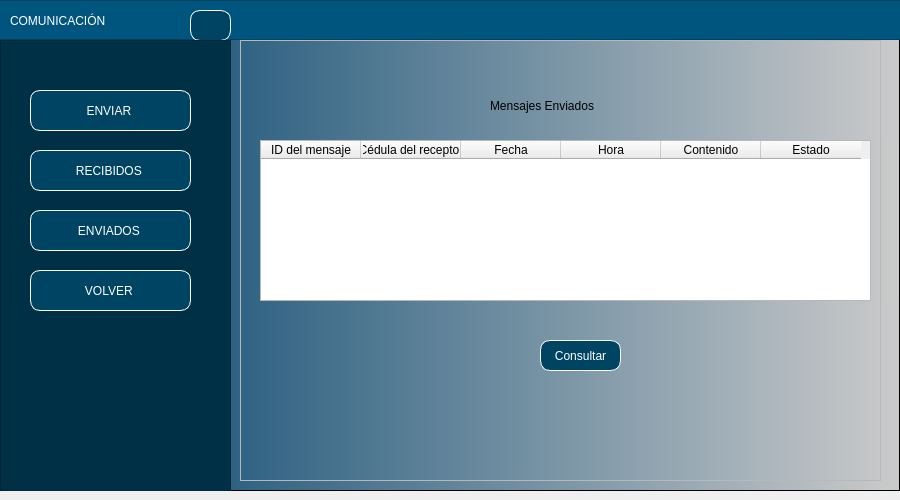
<?xml version="1.0" encoding="UTF-8"?>
<ui version="4.0">
 <class>MainWindow</class>
 <widget class="QMainWindow" name="MainWindow">
  <property name="geometry">
   <rect>
    <x>0</x>
    <y>0</y>
    <width>900</width>
    <height>500</height>
   </rect>
  </property>
  <property name="minimumSize">
   <size>
    <width>900</width>
    <height>500</height>
   </size>
  </property>
  <property name="maximumSize">
   <size>
    <width>900</width>
    <height>16777215</height>
   </size>
  </property>
  <property name="windowTitle">
   <string>MainWindow</string>
  </property>
  <widget class="QWidget" name="centralwidget">
   <layout class="QHBoxLayout" name="horizontalLayout" stretch="0">
    <property name="leftMargin">
     <number>0</number>
    </property>
    <property name="topMargin">
     <number>0</number>
    </property>
    <property name="rightMargin">
     <number>0</number>
    </property>
    <item>
     <widget class="QFrame" name="framefondo">
      <property name="styleSheet">
       <string notr="true">QWidget#framefondo{
background-color: qlineargradient(spread:pad, x1:0, y1:0, x2:1, y2:0, stop:0.039548 rgba(0, 67, 109, 255), stop:1 rgba(203, 203, 203, 255));}</string>
      </property>
      <property name="frameShape">
       <enum>QFrame::StyledPanel</enum>
      </property>
      <property name="frameShadow">
       <enum>QFrame::Raised</enum>
      </property>
      <widget class="QFrame" name="frame_superior">
       <property name="geometry">
        <rect>
         <x>-10</x>
         <y>0</y>
         <width>911</width>
         <height>40</height>
        </rect>
       </property>
       <property name="maximumSize">
        <size>
         <width>16777215</width>
         <height>40</height>
        </size>
       </property>
       <property name="styleSheet">
        <string notr="true">background-color: rgb(0, 85, 127);</string>
       </property>
       <property name="frameShape">
        <enum>QFrame::StyledPanel</enum>
       </property>
       <property name="frameShadow">
        <enum>QFrame::Raised</enum>
       </property>
       <widget class="QLabel" name="label">
        <property name="geometry">
         <rect>
          <x>20</x>
          <y>10</y>
          <width>181</width>
          <height>21</height>
         </rect>
        </property>
        <property name="styleSheet">
         <string notr="true">font: 16pt &quot;Arial&quot;;
color: white;</string>
        </property>
        <property name="text">
         <string>COMUNICACIÓN</string>
        </property>
       </widget>
       <widget class="QPushButton" name="btnMenu">
        <property name="geometry">
         <rect>
          <x>200</x>
          <y>10</y>
          <width>41</width>
          <height>31</height>
         </rect>
        </property>
        <property name="styleSheet">
         <string notr="true">QPushButton{
font: 87 9pt &quot;Arial&quot;;
background-color: rgb(0, 68, 100);
color:white;
border:1px solid white;
border-radius: 10px;
}


QPushButton:hover {
background-color:qlineargradient(spread:pad, x1:0, y1:0, x2:1, y2:0, stop:0.039548 rgba(0, 67, 109, 255), stop:1 rgba(203, 203, 203, 255))
}</string>
        </property>
        <property name="text">
         <string/>
        </property>
        <property name="icon">
         <iconset>
          <normaloff>../../PROYECTO 1/Interfaz Grafica/Imagenes/menu.png</normaloff>../../PROYECTO 1/Interfaz Grafica/Imagenes/menu.png</iconset>
        </property>
       </widget>
      </widget>
      <widget class="QFrame" name="frameBotones">
       <property name="geometry">
        <rect>
         <x>0</x>
         <y>40</y>
         <width>231</width>
         <height>451</height>
        </rect>
       </property>
       <property name="styleSheet">
        <string notr="true">QFrame{
background-color: rgb(0, 48, 70)
}


QPushButton{
font: 87 9pt &quot;Arial&quot;;
background-color: rgb(0, 68, 100);
color:white;
border:1px solid white;
border-radius: 10px;
}


QPushButton:hover {
background-color:qlineargradient(spread:pad, x1:0, y1:0, x2:1, y2:0, stop:0.039548 rgba(0, 67, 109, 255), stop:1 rgba(203, 203, 203, 255))
}</string>
       </property>
       <property name="frameShape">
        <enum>QFrame::StyledPanel</enum>
       </property>
       <property name="frameShadow">
        <enum>QFrame::Raised</enum>
       </property>
       <widget class="QPushButton" name="btnRecibidos">
        <property name="geometry">
         <rect>
          <x>30</x>
          <y>110</y>
          <width>161</width>
          <height>41</height>
         </rect>
        </property>
        <property name="layoutDirection">
         <enum>Qt::RightToLeft</enum>
        </property>
        <property name="styleSheet">
         <string notr="true"/>
        </property>
        <property name="text">
         <string>RECIBIDOS </string>
        </property>
        <property name="icon">
         <iconset>
          <normaloff>../../PROYECTO 1/Interfaz Grafica/Imagenes/recibidos.png</normaloff>../../PROYECTO 1/Interfaz Grafica/Imagenes/recibidos.png</iconset>
        </property>
       </widget>
       <widget class="QPushButton" name="btnEnviados">
        <property name="geometry">
         <rect>
          <x>30</x>
          <y>170</y>
          <width>161</width>
          <height>41</height>
         </rect>
        </property>
        <property name="layoutDirection">
         <enum>Qt::RightToLeft</enum>
        </property>
        <property name="styleSheet">
         <string notr="true"/>
        </property>
        <property name="text">
         <string>ENVIADOS </string>
        </property>
        <property name="icon">
         <iconset>
          <normaloff>../../PROYECTO 1/Interfaz Grafica/Imagenes/enviados.png</normaloff>../../PROYECTO 1/Interfaz Grafica/Imagenes/enviados.png</iconset>
        </property>
       </widget>
       <widget class="QPushButton" name="btnVolver">
        <property name="geometry">
         <rect>
          <x>30</x>
          <y>230</y>
          <width>161</width>
          <height>41</height>
         </rect>
        </property>
        <property name="layoutDirection">
         <enum>Qt::RightToLeft</enum>
        </property>
        <property name="styleSheet">
         <string notr="true"/>
        </property>
        <property name="text">
         <string>VOLVER </string>
        </property>
        <property name="icon">
         <iconset>
          <normaloff>../../PROYECTO 1/Interfaz Grafica/Imagenes/volver.png</normaloff>../../PROYECTO 1/Interfaz Grafica/Imagenes/volver.png</iconset>
        </property>
       </widget>
       <widget class="QPushButton" name="btnEnviar_2">
        <property name="geometry">
         <rect>
          <x>30</x>
          <y>50</y>
          <width>161</width>
          <height>41</height>
         </rect>
        </property>
        <property name="layoutDirection">
         <enum>Qt::RightToLeft</enum>
        </property>
        <property name="text">
         <string>ENVIAR </string>
        </property>
        <property name="icon">
         <iconset>
          <normaloff>../../PROYECTO 1/Interfaz Grafica/Imagenes/enviar.png</normaloff>../../PROYECTO 1/Interfaz Grafica/Imagenes/enviar.png</iconset>
        </property>
       </widget>
      </widget>
      <widget class="QFrame" name="framePaginas">
       <property name="geometry">
        <rect>
         <x>240</x>
         <y>40</y>
         <width>641</width>
         <height>441</height>
        </rect>
       </property>
       <property name="frameShape">
        <enum>QFrame::StyledPanel</enum>
       </property>
       <property name="frameShadow">
        <enum>QFrame::Raised</enum>
       </property>
       <widget class="QStackedWidget" name="stackedWidget">
        <property name="geometry">
         <rect>
          <x>0</x>
          <y>0</y>
          <width>681</width>
          <height>451</height>
         </rect>
        </property>
        <property name="currentIndex">
         <number>0</number>
        </property>
        <widget class="QWidget" name="pageEnviados">
         <widget class="QLabel" name="label_8">
          <property name="geometry">
           <rect>
            <x>250</x>
            <y>50</y>
            <width>231</width>
            <height>31</height>
           </rect>
          </property>
          <property name="styleSheet">
           <string notr="true">font: 11pt &quot;Arial&quot;;</string>
          </property>
          <property name="text">
           <string>Mensajes Enviados</string>
          </property>
         </widget>
         <widget class="QTableWidget" name="tableEnviados">
          <property name="geometry">
           <rect>
            <x>20</x>
            <y>100</y>
            <width>611</width>
            <height>161</height>
           </rect>
          </property>
          <column>
           <property name="text">
            <string>ID del mensaje</string>
           </property>
          </column>
          <column>
           <property name="text">
            <string>Cédula del receptor</string>
           </property>
          </column>
          <column>
           <property name="text">
            <string>Fecha</string>
           </property>
          </column>
          <column>
           <property name="text">
            <string>Hora</string>
           </property>
          </column>
          <column>
           <property name="text">
            <string>Contenido</string>
           </property>
          </column>
          <column>
           <property name="text">
            <string>Estado</string>
           </property>
          </column>
         </widget>
         <widget class="QPushButton" name="btnConsultarEnviados">
          <property name="geometry">
           <rect>
            <x>300</x>
            <y>300</y>
            <width>81</width>
            <height>31</height>
           </rect>
          </property>
          <property name="styleSheet">
           <string notr="true">QPushButton{
font: 87 9pt &quot;Arial&quot;;
background-color: rgb(0, 68, 100);
color:white;
border:1px solid white;
border-radius: 10px;
}


QPushButton:hover {
background-color:rgb(0, 101, 148);
}</string>
          </property>
          <property name="text">
           <string>Consultar</string>
          </property>
         </widget>
        </widget>
       </widget>
      </widget>
     </widget>
    </item>
   </layout>
  </widget>
 </widget>
 <resources/>
 <connections/>
</ui>
